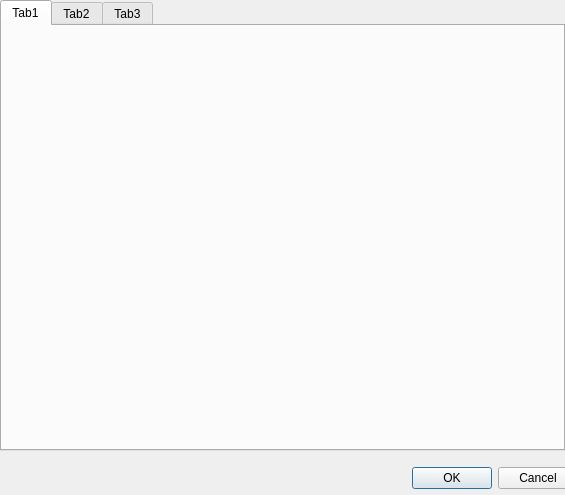
<?xml version="1.0" encoding="UTF-8"?>
<ui version="4.0">
 <class>FirebirdClient_DialogClass</class>
 <widget class="QDialog" name="FirebirdClient_DialogClass">
  <property name="geometry">
   <rect>
    <x>0</x>
    <y>0</y>
    <width>565</width>
    <height>495</height>
   </rect>
  </property>
  <property name="windowTitle">
   <string>FirebirdClient_Dialog</string>
  </property>
  <widget class="QWidget" name="layoutWidget">
   <property name="geometry">
    <rect>
     <x>340</x>
     <y>460</y>
     <width>238</width>
     <height>36</height>
    </rect>
   </property>
   <layout class="QHBoxLayout">
    <property name="spacing">
     <number>6</number>
    </property>
    <property name="leftMargin">
     <number>0</number>
    </property>
    <property name="topMargin">
     <number>0</number>
    </property>
    <property name="rightMargin">
     <number>0</number>
    </property>
    <property name="bottomMargin">
     <number>0</number>
    </property>
    <item>
     <spacer>
      <property name="orientation">
       <enum>Qt::Horizontal</enum>
      </property>
      <property name="sizeHint" stdset="0">
       <size>
        <width>131</width>
        <height>31</height>
       </size>
      </property>
     </spacer>
    </item>
    <item>
     <widget class="QPushButton" name="okButton">
      <property name="text">
       <string>OK</string>
      </property>
     </widget>
    </item>
    <item>
     <widget class="QPushButton" name="cancelButton">
      <property name="text">
       <string>Cancel</string>
      </property>
     </widget>
    </item>
   </layout>
  </widget>
  <widget class="QTabWidget" name="tabWidget">
   <property name="geometry">
    <rect>
     <x>0</x>
     <y>0</y>
     <width>565</width>
     <height>451</height>
    </rect>
   </property>
   <property name="currentIndex">
    <number>0</number>
   </property>
   <widget class="QWidget" name="tab1">
    <attribute name="title">
     <string>Tab1</string>
    </attribute>
   </widget>
   <widget class="QWidget" name="tab2">
    <attribute name="title">
     <string>Tab2</string>
    </attribute>
   </widget>
   <widget class="QWidget" name="tab">
    <attribute name="title">
     <string>Tab3</string>
    </attribute>
   </widget>
  </widget>
 </widget>
 <resources/>
 <connections/>
</ui>
